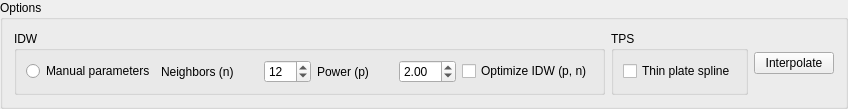
        <widget class="QGroupBox" name="groupDetOptions">
         <property name="title">
          <string>Options</string>
         </property>
         <layout class="QHBoxLayout" name="layoutDetOptionsSeparated">
          <item>
           <widget class="QGroupBox" name="groupIDWOptions">
            <property name="title">
             <string>IDW</string>
            </property>
            <layout class="QGridLayout" name="gridLayoutIDWOptions">
             <item row="0" column="0">
              <widget class="QRadioButton" name="radManualParams">
               <property name="text">
                <string>Manual parameters</string>
               </property>
              </widget>
             </item>
             <item row="0" column="1">
              <widget class="QLabel" name="lblNeighbors">
               <property name="toolTip">
                <string>Number of nearest sample points used for each IDW prediction. More neighbors usually smooth the surface; fewer neighbors emphasize local variation.</string>
               </property>
               <property name="text">
                <string>Neighbors (n)</string>
               </property>
              </widget>
             </item>
             <item row="0" column="2">
              <widget class="QLabel" name="btnInfoIDWNeighbors">
               <property name="toolTip">
                <string>Number of nearest sample points used for each IDW prediction. More neighbors usually smooth the surface; fewer neighbors emphasize local variation.</string>
               </property>
               <property name="minimumSize">
                <size>
                 <width>18</width>
                 <height>18</height>
                </size>
               </property>
               <property name="maximumSize">
                <size>
                 <width>18</width>
                 <height>18</height>
                </size>
               </property>
               <property name="pixmap">
                <pixmap>info.png</pixmap>
               </property>
               <property name="scaledContents">
                <bool>true</bool>
               </property>
              </widget>
             </item>
             <item row="0" column="3">
              <widget class="QSpinBox" name="spinNeighbors">
               <property name="toolTip">
                <string>Number of nearest sample points used for each IDW prediction. More neighbors usually smooth the surface; fewer neighbors emphasize local variation.</string>
               </property>
               <property name="minimum">
                <number>1</number>
               </property>
               <property name="maximum">
                <number>200</number>
               </property>
               <property name="value">
                <number>12</number>
               </property>
              </widget>
             </item>
             <item row="0" column="4">
              <widget class="QLabel" name="lblPower">
               <property name="toolTip">
                <string>IDW power controls how fast influence decreases with distance. Higher values give nearby points more weight; lower values produce smoother results.</string>
               </property>
               <property name="text">
                <string>Power (p)</string>
               </property>
              </widget>
             </item>
             <item row="0" column="5">
              <widget class="QLabel" name="btnInfoIDWPower">
               <property name="toolTip">
                <string>IDW power controls how fast influence decreases with distance. Higher values give nearby points more weight; lower values produce smoother results.</string>
               </property>
               <property name="minimumSize">
                <size>
                 <width>18</width>
                 <height>18</height>
                </size>
               </property>
               <property name="maximumSize">
                <size>
                 <width>18</width>
                 <height>18</height>
                </size>
               </property>
               <property name="pixmap">
                <pixmap>info.png</pixmap>
               </property>
               <property name="scaledContents">
                <bool>true</bool>
               </property>
              </widget>
             </item>
             <item row="0" column="6">
              <widget class="QDoubleSpinBox" name="spinPower">
               <property name="toolTip">
                <string>IDW power controls how fast influence decreases with distance. Higher values give nearby points more weight; lower values produce smoother results.</string>
               </property>
               <property name="decimals">
                <number>2</number>
               </property>
               <property name="minimum">
                <double>0.010000000000000</double>
               </property>
               <property name="maximum">
                <double>10.000000000000000</double>
               </property>
               <property name="singleStep">
                <double>0.100000000000000</double>
               </property>
               <property name="value">
                <double>2.000000000000000</double>
               </property>
              </widget>
             </item>
             <item row="0" column="7">
              <widget class="QCheckBox" name="chkOptimize">
               <property name="toolTip">
                <string>If checked, n and p will be estimated automatically; manual inputs will be ignored.</string>
               </property>
               <property name="text">
                <string>Optimize IDW (p, n)</string>
               </property>
              </widget>
             </item>
            </layout>
           </widget>
          </item>
          <item>
           <widget class="QGroupBox" name="groupTPSOptions">
            <property name="title">
             <string>TPS</string>
            </property>
            <layout class="QHBoxLayout" name="layoutTPSOptions">
             <item>
              <widget class="QCheckBox" name="chkTPS">
               <property name="text">
                <string>Thin plate spline</string>
               </property>
              </widget>
             </item>
            </layout>
           </widget>
          </item>
          <item>
           <widget class="QPushButton" name="btnInterpolate">
            <property name="text">
             <string>Interpolate</string>
            </property>
           </widget>
          </item>
         </layout>
        </widget>
